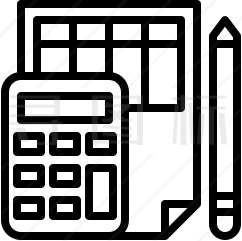
#> input picture src/com/ddky/fms/images/start.png, 242 x 241 px
$ python image_util.py
#> lines starting #> are read from the running program, lines starting #| are printed output that depends on the picture
# -*- coding: utf-8 -*-

from PIL import Image


def remove_background(src_image, desPath):
#> called with src_image = '../images/start.png', desPath = '../images/start_no.png'
    img = Image.open(src_image)
#> img is the input picture: PIL image 242x241 RGBA; mean R, G, B, A 144.9, 144.9, 144.9, 255
    img = img.convert("RGBA")  # 转换获取信息
    pixData = img.load()

    for y in range(img.size[1]):
        for x in range(img.size[0]):
            if pixData[x, y][0] > 40 and pixData[x, y][1] > 40 and pixData[x, y][2] > 40 and pixData[x, y][3] > 40:
                pixData[x, y] = (255, 255, 255, 0)
    img.save(desPath)
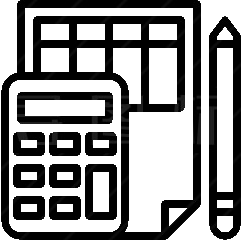
#> saved as start_no.png: PIL image 242x241 RGBA; mean R, G, B, A 146.9, 146.9, 146.9, 109.5; transparent parts drawn white


if __name__ == "__main__":
    src_path = "../images/start.png"
    desPath = "../images/start_no.png"
    remove_background(src_path, desPath)
